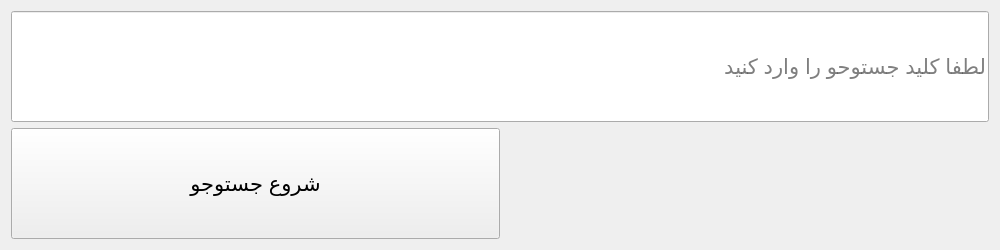
<?xml version="1.0" encoding="UTF-8"?>
<ui version="4.0">
 <class>search</class>
 <widget class="QWidget" name="search">
  <property name="geometry">
   <rect>
    <x>0</x>
    <y>0</y>
    <width>1000</width>
    <height>250</height>
   </rect>
  </property>
  <property name="windowTitle">
   <string>search_book</string>
  </property>
  <layout class="QGridLayout" name="gridLayout_main_window">
   <item row="0" column="1">
    <layout class="QGridLayout" name="gridLayout_lineEdit">
     <item row="0" column="0">
      <widget class="QLineEdit" name="lineEdit">
       <property name="sizePolicy">
        <sizepolicy hsizetype="Expanding" vsizetype="Expanding">
         <horstretch>0</horstretch>
         <verstretch>0</verstretch>
        </sizepolicy>
       </property>
       <property name="font">
        <font>
         <pointsize>16</pointsize>
        </font>
       </property>
       <property name="placeholderText">
        <string>لطفا کلید جستوحو را وارد کنید</string>
       </property>
      </widget>
     </item>
    </layout>
   </item>
   <item row="1" column="1">
    <layout class="QGridLayout" name="gridLayout_button">
     <item row="0" column="0">
      <widget class="QPushButton" name="pushButton">
       <property name="sizePolicy">
        <sizepolicy hsizetype="Expanding" vsizetype="Expanding">
         <horstretch>0</horstretch>
         <verstretch>0</verstretch>
        </sizepolicy>
       </property>
       <property name="font">
        <font>
         <pointsize>16</pointsize>
        </font>
       </property>
       <property name="cursor">
        <cursorShape>PointingHandCursor</cursorShape>
       </property>
       <property name="text">
        <string>شروع جستوجو</string>
       </property>
      </widget>
     </item>
     <item row="0" column="1">
      <spacer name="horizontalSpacer">
       <property name="orientation">
        <enum>Qt::Horizontal</enum>
       </property>
       <property name="sizeHint" stdset="0">
        <size>
         <width>40</width>
         <height>20</height>
        </size>
       </property>
      </spacer>
     </item>
    </layout>
   </item>
  </layout>
 </widget>
 <resources/>
 <connections/>
</ui>
